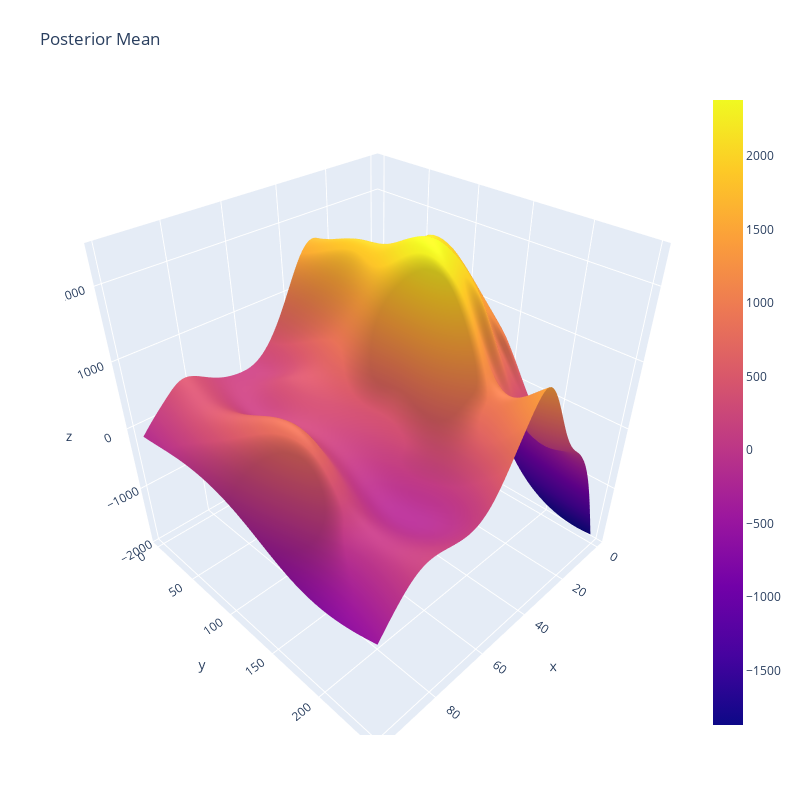
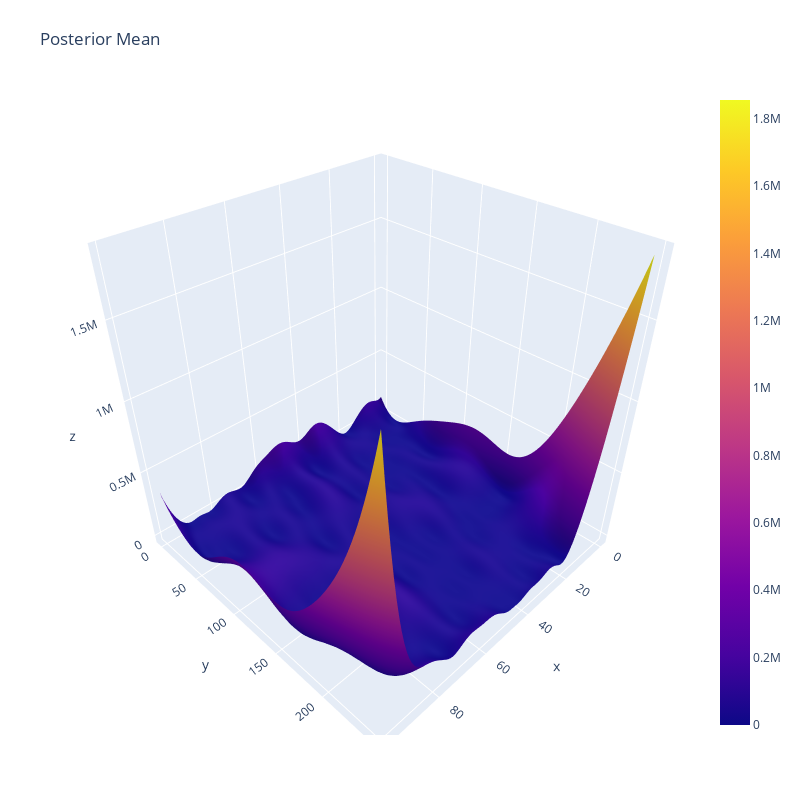

Notebook code for these charts, in order:
### Code cell
plot(X,Y,PM)
plot(X,Y,PV)

### Figure 1 — Plotly figure (JSON) as saved in the notebook; plotly's stock layout.template omitted (floating-point values rounded to 4 significant figures; data arrays with more than 128 entries replaced by an {"elided": "..."} marker saying what was removed)
{"data": [{"type": "surface", "x": {"elided": "100x100 int values"}, "y": {"elided": "100x100 float values"}, "z": {"elided": "100x100 float values"}}], "layout": {"autosize": true, "height": 800, "margin": {"b": 65, "l": 65, "r": 50, "t": 90}, "title": {"text": "Posterior Mean"}, "width": 800}}

### Figure 2 — Plotly figure (JSON) as saved in the notebook; plotly's stock layout.template omitted (floating-point values rounded to 4 significant figures; data arrays with more than 128 entries replaced by an {"elided": "..."} marker saying what was removed)
{"data": [{"type": "surface", "x": {"elided": "100x100 int values"}, "y": {"elided": "100x100 float values"}, "z": {"elided": "100x100 float values"}}], "layout": {"autosize": true, "height": 800, "margin": {"b": 65, "l": 65, "r": 50, "t": 90}, "title": {"text": "Posterior Mean"}, "width": 800}}
